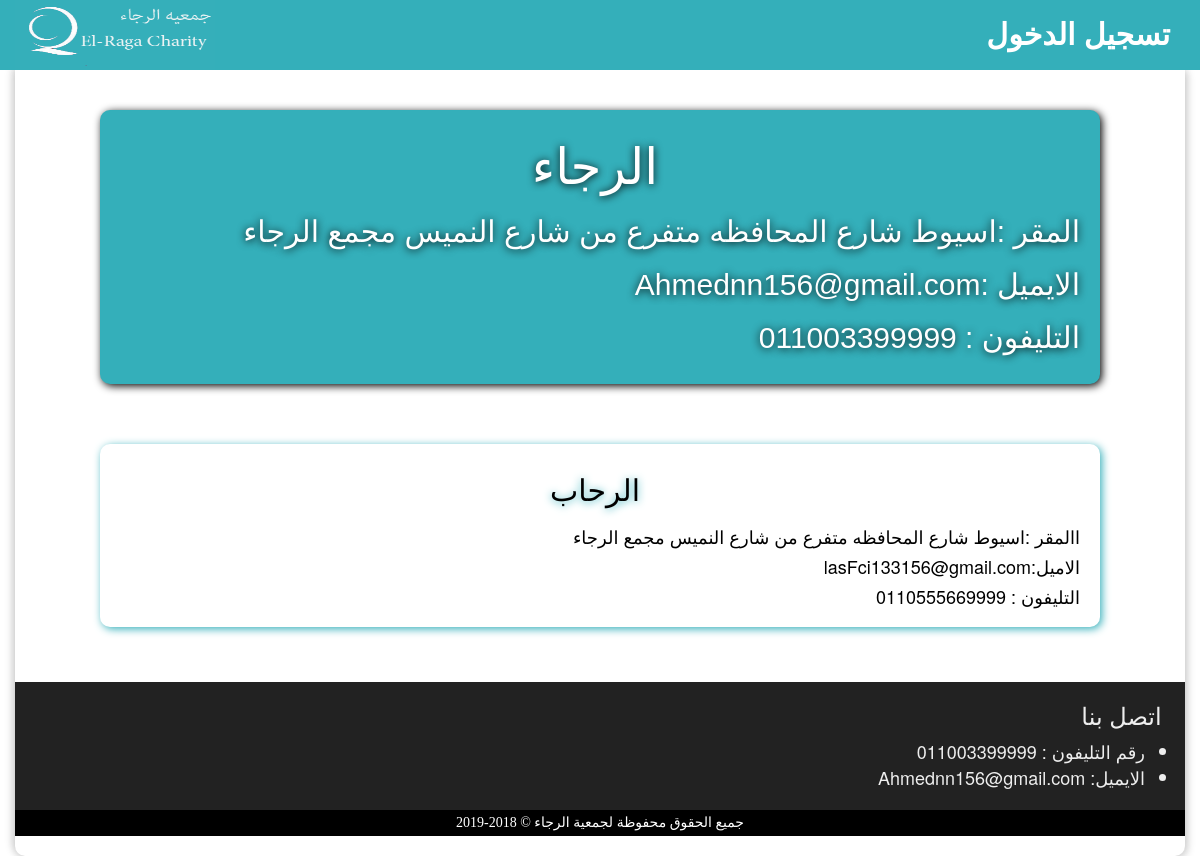
The page /html/home.php on the database its author committed.
### database/database.php (called while the page is built, shortened)
<?php
class database {
    function __construct() {
   	$this->pdo = new PDO("mysql:host=localhost;dbname=datab","root",
   	"555",array(PDO::MYSQL_ATTR_INIT_COMMAND => "SET NAMES UTF8"));
     }
     public function getRow($query, $params=array())
     	   {
                $stmt = $this->pdo->prepare($query);
                $stmt->execute($params);
                return $stmt->fetch();
           }
      public function getRows($query, $params=array()){
      	        $stmt = $this->pdo->prepare($query);
                $stmt->execute($params);
                return $stmt->fetchAll();
            }
}
$db = new database;
?>

### html/home.php (the view, shortened to what this page needs)
  <?php
include_once('../database/database.php');
?>
<!DOCTYPE html>
<html lang="en">
<head>
	<link rel="stylesheet" href="../css/bootstrap.css" >
	<link rel="stylesheet" href="../css/fontawesome.min.css" >
	<link rel="stylesheet" href="../css/home.css" >
</head>
<body>
	<nav class="navbar navbar-default" role="navigation">
	  	<div class="container">
		  	<ul class="nav navbar-nav">
				<li><a class="myact" href="login.php">تسجيل الدخول</a></li>
		  	</ul>
		  	<div class="mynav" >
				<img src="../images/w2.PNG" >
			</div>
	  	</div>
	</nav>
	<div class="container main">
		<div class="row">
            <?php
                $q='select * from الجمعيات where اسم_الجمعيه = "الرجاء"';
                $row=$db->getRow($q,array());
                ?>
			<div class="col-xs-1" ></div>
			<div class="col-xs-10 admin">
				<h2 class="name"><?php echo $row['اسم_الجمعيه'];?></h2>
				<h3>المقر :<?php echo $row['العنوان'];?></h3>
				<h3><?php echo $row['الايميل'];?>: الايميل</h3>
				<h3>التليفون : <?php echo $row['رقم_الهاتف'];?></h3>
			</div>
			<div class="col-xs-1"></div>
		</div>
		 <?php
             $q='select * from الجمعيات where اسم_الجمعيه !="الرجاء"';
                $rows=$db->getRows($q,array());
            foreach($rows as $row)
            {
                echo '<div class="row"><div class="col-xs-1" ></div><div class="col-xs-10 show">';
                echo '<h3 class="name">'.$row['اسم_الجمعيه'].'</h3>';
                echo '<h4>االمقر :'.$row['العنوان'].'</h4>';
                echo '<h4>'.$row['الايميل'].':الاميل </h4>';
                 echo '<h4>التليفون : '.$row['رقم_الهاتف'].'</h4><div class="col-xs-1"></div></div></div>';
            }
            ?>
	<section class="footer">
        <div class="container">
            <div class="row">
                <div class=" col-xs-12 center-block" float="right" dir=rtl>
                    <h3> اتصل بنا</h3>
                     <ul><?php
    $row=$db->getRow('select * from الجمعيات where اسم_الجمعيه ="الرجاء"',array());
    ?>
                                <li>رقم التليفون : <?php echo $row['رقم_الهاتف'] ?></li>
								<li>الايميل:  <?php echo $row['الايميل'] ?></li>
                            </ul>
                </div>
            </div>
        </div>
    </section>
	<div class="copy-Right" >
		<div class="container">
			<h5>جميع الحقوق محفوظة لجمعية الرجاء &copy; 2018-2019</h5>
		</div>
	</div>
</body>
</html>

### css/home.css (style rules this page uses)
.main { min-height: 578px }
.navbar-default { border:none; border-radius:0px }
.container { padding:0 }
.navbar { margin-bottom:0 }
.navbar-default { background: #34afba ; color:white; }
.mynav { float:left ; padding-right: 30px ; }
.nav { float:right ; }
.navbar-default .navbar-nav > li > a { color:white ; font-weight:bold ; font-family: Gaegu, serif; font-size: 20px ; margin-top: 10px ; font-family: 'Traditional Arabic' , arial ; font-size:30px; }
img { height:70px ; width:200px; }
.main { box-shadow: 2px 2px 8px #ccc , -2px -2px 8px #ccc ; border-bottom-right-radius: 10px ; border-bottom-left-radius: 10px ; padding-bottom: 20px }
.admin { margin-bottom: 20px; margin-top: 40px ; border-radius:10px; background: #34afba ; text-align: right; box-sizing: border-box; padding:10px 20px 10px 10px; box-shadow: 2px 2px 8px black ; font-weight: bold ; color:white; }
.admin h2 { font-size: 50px; }
.admin h3 { font-size: 30px }
.admin h2 , .admin h3 { margin: 20px 0; text-shadow: 0 1px 8px black ; font-family: 'Traditional Arabic' , arial ; }
.show { border-radius:10px; text-align: right; box-sizing: border-box; padding:10px 20px 10px 10px; margin-bottom: 20px; margin-top: 40px ; box-shadow: 2px 2px 8px #34afba ; color:black; }
.show h3 { font-size: 30px }
.show h2 , .show h3 { margin: 20px 0; text-shadow: 0 1px 8px #34afba ; font-family: 'Traditional Arabic' , arial ; }
.name { text-align: center }
.footer { background-color:#222; margin-bottom: 0px; padding-bottom: 10px; width:100%; color:#EEE; margin-top:3%; font-size:18px; }
.footer h3 { margin-right:2%; }
.footer ul { margin-right:0%; }
.copy-Right { min-height:20px ; background:rgb(0,0,0) ; color:white ; text-align:center ; font-family:Gaegu ; }
.copy-Right h5 { margin:0 ; padding:5px ; }

### rows shown on the page
الجمعيات: اسم_الجمعيه "الرجاء", العنوان "اسيوط شارع المحافظه متفرع من شارع النميس مجمع الرجاء", الايميل "Ahmednn156@gmail.com", رقم_الهاتف "011003399999"
الجمعيات: اسم_الجمعيه "الرحاب", العنوان "اسيوط شارع المحافظه متفرع من شارع النميس مجمع الرجاء", الايميل "lasFci133156@gmail.com", رقم_الهاتف "0110555669999"
